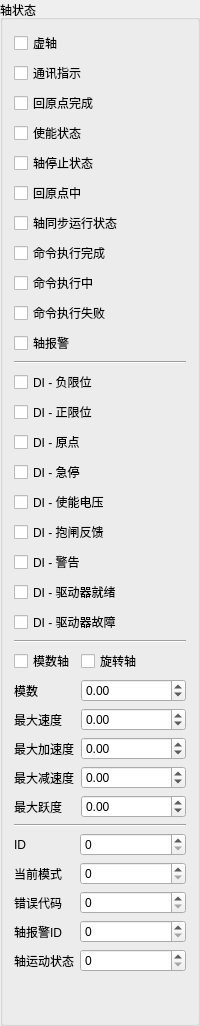
        <widget class="QGroupBox" name="groupBox_13">
         <property name="title">
          <string>轴状态</string>
         </property>
         <layout class="QVBoxLayout" name="verticalLayout_5">
          <item>
           <layout class="QVBoxLayout" name="verticalLayout_4">
            <item>
             <widget class="QCheckBox" name="ckVirtual">
              <property name="text">
               <string>虚轴</string>
              </property>
             </widget>
            </item>
            <item>
             <widget class="QCheckBox" name="ckCommStatus">
              <property name="enabled">
               <bool>true</bool>
              </property>
              <property name="text">
               <string>通讯指示</string>
              </property>
             </widget>
            </item>
            <item>
             <widget class="QCheckBox" name="ckRefStatus">
              <property name="enabled">
               <bool>true</bool>
              </property>
              <property name="text">
               <string>回原点完成</string>
              </property>
             </widget>
            </item>
            <item>
             <widget class="QCheckBox" name="ckPowerStatus">
              <property name="enabled">
               <bool>true</bool>
              </property>
              <property name="text">
               <string>使能状态</string>
              </property>
             </widget>
            </item>
            <item>
             <widget class="QCheckBox" name="ckStoppedStatus">
              <property name="enabled">
               <bool>true</bool>
              </property>
              <property name="text">
               <string>轴停止状态</string>
              </property>
             </widget>
            </item>
            <item>
             <widget class="QCheckBox" name="ckHomingStatus">
              <property name="enabled">
               <bool>true</bool>
              </property>
              <property name="text">
               <string>回原点中</string>
              </property>
             </widget>
            </item>
            <item>
             <widget class="QCheckBox" name="ckSyncStatus">
              <property name="enabled">
               <bool>true</bool>
              </property>
              <property name="text">
               <string>轴同步运行状态</string>
              </property>
             </widget>
            </item>
            <item>
             <widget class="QCheckBox" name="ckDone">
              <property name="enabled">
               <bool>true</bool>
              </property>
              <property name="text">
               <string>命令执行完成</string>
              </property>
             </widget>
            </item>
            <item>
             <widget class="QCheckBox" name="ckBusy">
              <property name="enabled">
               <bool>true</bool>
              </property>
              <property name="text">
               <string>命令执行中</string>
              </property>
             </widget>
            </item>
            <item>
             <widget class="QCheckBox" name="ckError">
              <property name="enabled">
               <bool>true</bool>
              </property>
              <property name="text">
               <string>命令执行失败</string>
              </property>
             </widget>
            </item>
            <item>
             <widget class="QCheckBox" name="ckAlmStatus">
              <property name="enabled">
               <bool>true</bool>
              </property>
              <property name="text">
               <string>轴报警</string>
              </property>
             </widget>
            </item>
            <item>
             <widget class="Line" name="line_4">
              <property name="orientation">
               <enum>Qt::Horizontal</enum>
              </property>
             </widget>
            </item>
            <item>
             <widget class="QCheckBox" name="ckDINegativeLimit">
              <property name="text">
               <string>DI - 负限位</string>
              </property>
             </widget>
            </item>
            <item>
             <widget class="QCheckBox" name="ckDIPositiveLimit">
              <property name="text">
               <string>DI - 正限位</string>
              </property>
             </widget>
            </item>
            <item>
             <widget class="QCheckBox" name="ckDIHomeSwitch">
              <property name="text">
               <string>DI - 原点</string>
              </property>
             </widget>
            </item>
            <item>
             <widget class="QCheckBox" name="ckDIQuickStop">
              <property name="text">
               <string>DI - 急停</string>
              </property>
             </widget>
            </item>
            <item>
             <widget class="QCheckBox" name="ckDIVoltageOk">
              <property name="text">
               <string>DI - 使能电压</string>
              </property>
             </widget>
            </item>
            <item>
             <widget class="QCheckBox" name="ckDIBrakeReleased">
              <property name="text">
               <string>DI - 抱闸反馈</string>
              </property>
             </widget>
            </item>
            <item>
             <widget class="QCheckBox" name="ckDIWarning">
              <property name="text">
               <string>DI - 警告</string>
              </property>
             </widget>
            </item>
            <item>
             <widget class="QCheckBox" name="ckDIReady">
              <property name="text">
               <string>DI - 驱动器就绪</string>
              </property>
             </widget>
            </item>
            <item>
             <widget class="QCheckBox" name="ckDIFault">
              <property name="text">
               <string>DI - 驱动器故障</string>
              </property>
             </widget>
            </item>
            <item>
             <widget class="Line" name="line_2">
              <property name="orientation">
               <enum>Qt::Horizontal</enum>
              </property>
             </widget>
            </item>
           </layout>
          </item>
          <item>
           <layout class="QFormLayout" name="formLayout_3">
            <item row="0" column="0">
             <widget class="QCheckBox" name="ckModulo">
              <property name="text">
               <string>模数轴</string>
              </property>
             </widget>
            </item>
            <item row="0" column="1">
             <widget class="QCheckBox" name="ckRotary">
              <property name="text">
               <string>旋转轴</string>
              </property>
             </widget>
            </item>
            <item row="1" column="0">
             <widget class="QLabel" name="lbHomeStatus_80">
              <property name="text">
               <string>模数</string>
              </property>
             </widget>
            </item>
            <item row="1" column="1">
             <widget class="QDoubleSpinBox" name="spAxisModulo">
              <property name="readOnly">
               <bool>false</bool>
              </property>
              <property name="decimals">
               <number>2</number>
              </property>
              <property name="minimum">
               <double>-999999.000000000000000</double>
              </property>
              <property name="maximum">
               <double>999999.989999999990687</double>
              </property>
              <property name="value">
               <double>0.000000000000000</double>
              </property>
             </widget>
            </item>
            <item row="2" column="0">
             <widget class="QLabel" name="lbHomeStatus_76">
              <property name="text">
               <string>最大速度</string>
              </property>
             </widget>
            </item>
            <item row="2" column="1">
             <widget class="QDoubleSpinBox" name="spAxisMaxVel">
              <property name="readOnly">
               <bool>false</bool>
              </property>
              <property name="decimals">
               <number>2</number>
              </property>
              <property name="minimum">
               <double>-999999.000000000000000</double>
              </property>
              <property name="maximum">
               <double>999999.989999999990687</double>
              </property>
              <property name="value">
               <double>0.000000000000000</double>
              </property>
             </widget>
            </item>
            <item row="3" column="0">
             <widget class="QLabel" name="lbHomeStatus_77">
              <property name="text">
               <string>最大加速度</string>
              </property>
             </widget>
            </item>
            <item row="3" column="1">
             <widget class="QDoubleSpinBox" name="spAxisMaxAcc">
              <property name="readOnly">
               <bool>false</bool>
              </property>
              <property name="decimals">
               <number>2</number>
              </property>
              <property name="minimum">
               <double>-999999.000000000000000</double>
              </property>
              <property name="maximum">
               <double>999999.989999999990687</double>
              </property>
              <property name="value">
               <double>0.000000000000000</double>
              </property>
             </widget>
            </item>
            <item row="4" column="0">
             <widget class="QLabel" name="lbHomeStatus_78">
              <property name="text">
               <string>最大减速度</string>
              </property>
             </widget>
            </item>
            <item row="4" column="1">
             <widget class="QDoubleSpinBox" name="spAxisMaxDec">
              <property name="readOnly">
               <bool>false</bool>
              </property>
              <property name="decimals">
               <number>2</number>
              </property>
              <property name="minimum">
               <double>-999999.000000000000000</double>
              </property>
              <property name="maximum">
               <double>999999.989999999990687</double>
              </property>
              <property name="value">
               <double>0.000000000000000</double>
              </property>
             </widget>
            </item>
            <item row="5" column="0">
             <widget class="QLabel" name="lbHomeStatus_79">
              <property name="text">
               <string>最大跃度</string>
              </property>
             </widget>
            </item>
            <item row="5" column="1">
             <widget class="QDoubleSpinBox" name="spAxisMaxJerk">
              <property name="readOnly">
               <bool>false</bool>
              </property>
              <property name="decimals">
               <number>2</number>
              </property>
              <property name="minimum">
               <double>-999999.000000000000000</double>
              </property>
              <property name="maximum">
               <double>999999.989999999990687</double>
              </property>
              <property name="value">
               <double>0.000000000000000</double>
              </property>
             </widget>
            </item>
           </layout>
          </item>
          <item>
           <widget class="Line" name="line_3">
            <property name="orientation">
             <enum>Qt::Horizontal</enum>
            </property>
           </widget>
          </item>
          <item>
           <layout class="QFormLayout" name="formLayout_4">
            <item row="1" column="0">
             <widget class="QLabel" name="lbHomeStatus_44">
              <property name="text">
               <string>当前模式</string>
              </property>
             </widget>
            </item>
            <item row="1" column="1">
             <widget class="QSpinBox" name="spCtrlStatus">
              <property name="maximum">
               <number>99999999</number>
              </property>
             </widget>
            </item>
            <item row="2" column="0">
             <widget class="QLabel" name="lbHomeStatus_39">
              <property name="text">
               <string>错误代码</string>
              </property>
             </widget>
            </item>
            <item row="2" column="1">
             <widget class="QSpinBox" name="spErrorId">
              <property name="maximum">
               <number>99999999</number>
              </property>
             </widget>
            </item>
            <item row="3" column="0">
             <widget class="QLabel" name="lbHomeStatus_40">
              <property name="text">
               <string>轴报警ID</string>
              </property>
             </widget>
            </item>
            <item row="3" column="1">
             <widget class="QSpinBox" name="spAxisErrorId">
              <property name="maximum">
               <number>99999999</number>
              </property>
             </widget>
            </item>
            <item row="4" column="0">
             <widget class="QLabel" name="lbHomeStatus_25">
              <property name="text">
               <string>轴运动状态</string>
              </property>
             </widget>
            </item>
            <item row="4" column="1">
             <widget class="QSpinBox" name="spAxisStatus">
              <property name="maximum">
               <number>99999999</number>
              </property>
             </widget>
            </item>
            <item row="0" column="0">
             <widget class="QLabel" name="lbHomeStatus_74">
              <property name="text">
               <string>ID</string>
              </property>
             </widget>
            </item>
            <item row="0" column="1">
             <widget class="QSpinBox" name="spCtrlId">
              <property name="maximum">
               <number>99999999</number>
              </property>
             </widget>
            </item>
           </layout>
          </item>
          <item>
           <spacer name="verticalSpacer_2">
            <property name="orientation">
             <enum>Qt::Vertical</enum>
            </property>
            <property name="sizeHint" stdset="0">
             <size>
              <width>20</width>
              <height>40</height>
             </size>
            </property>
           </spacer>
          </item>
         </layout>
        </widget>
